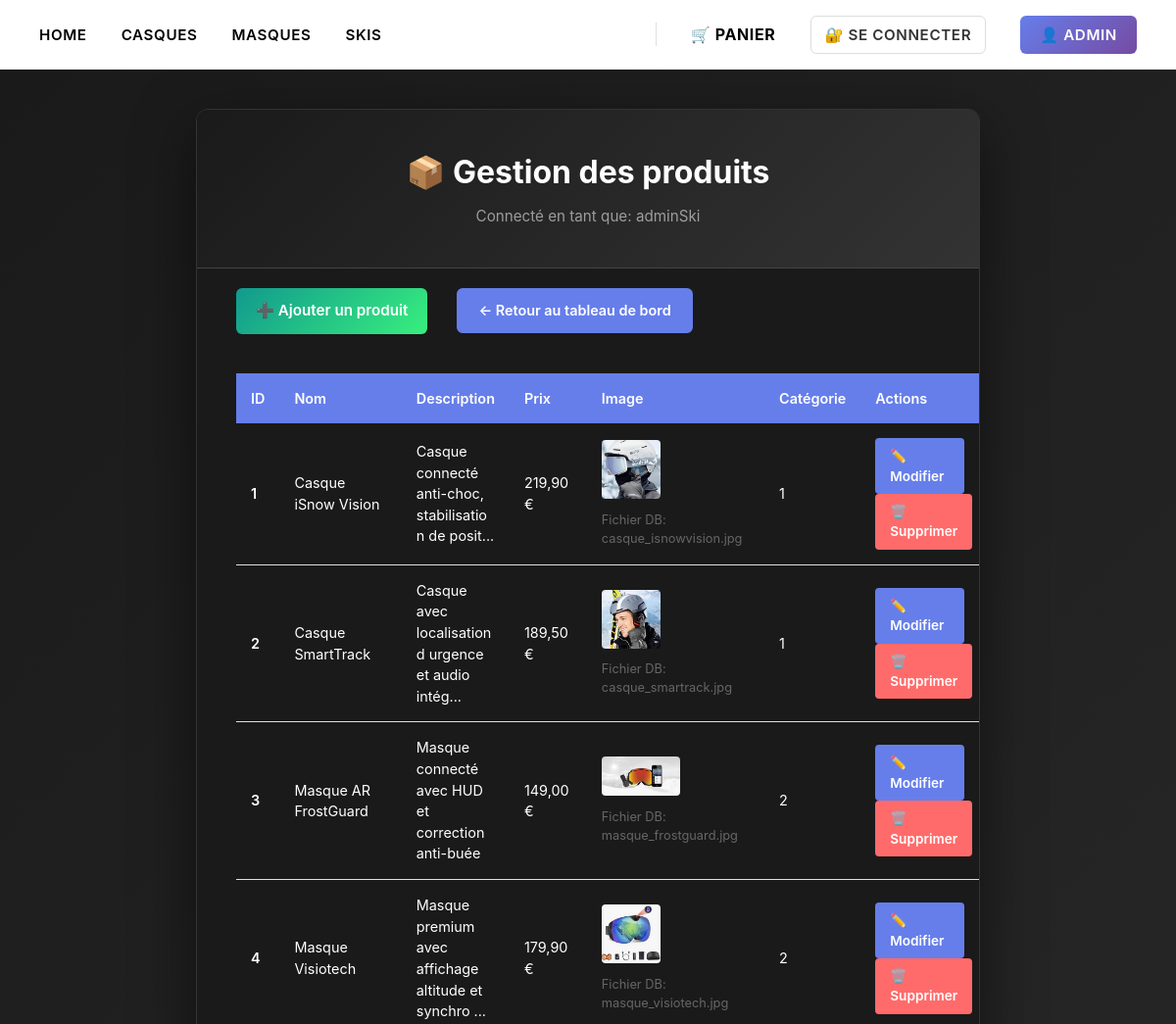
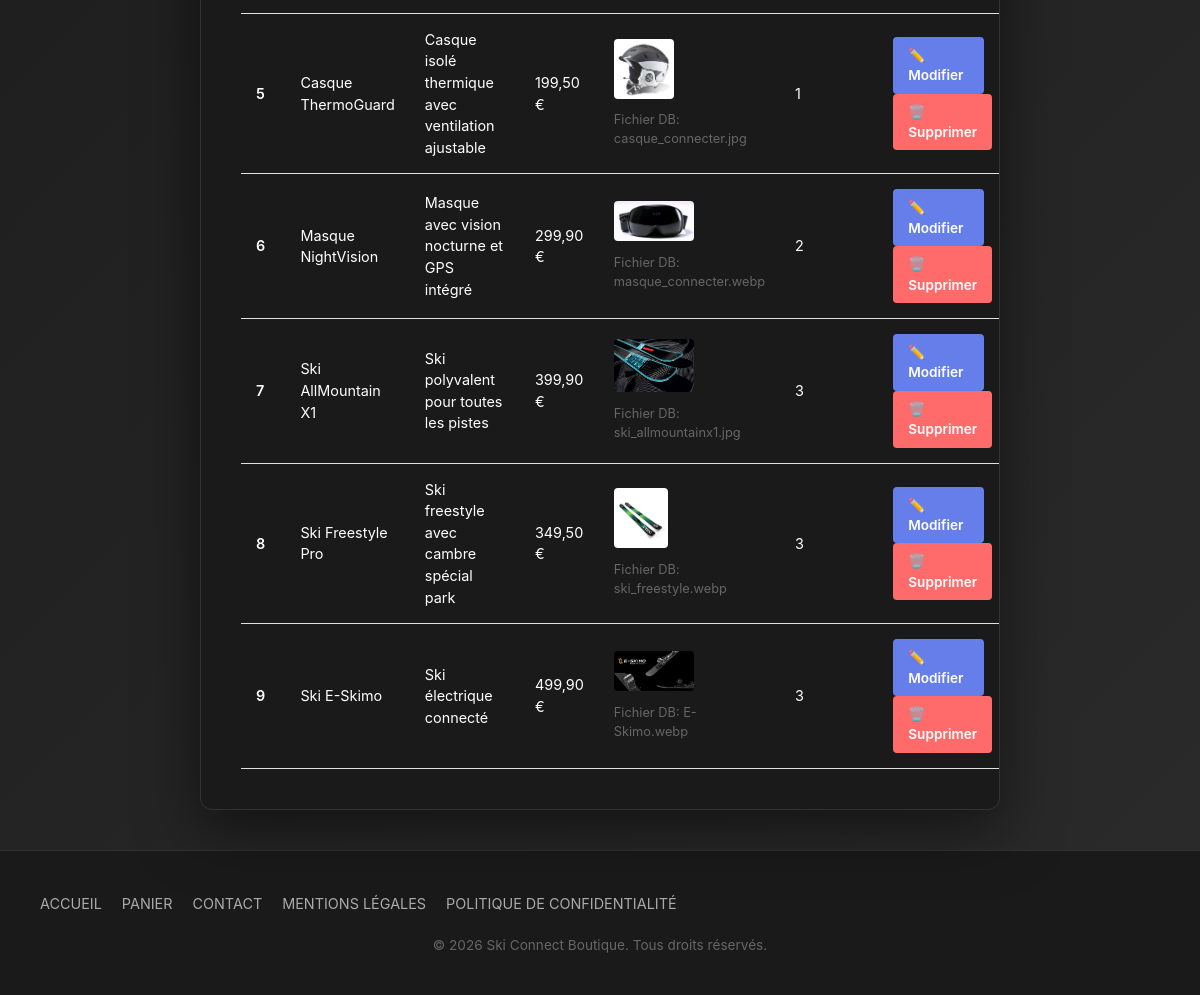
The app's page /index.php?controleur=Admin&action=afficherGestionProduits (signed in) with its own data (2 pictures, top to bottom).
### tables this page shows
CREATE TABLE IF NOT EXISTS `produit` (
  `id` int NOT NULL AUTO_INCREMENT,
  `nom` varchar(50) DEFAULT NULL,
  `description` varchar(100) DEFAULT NULL,
  `quantite` int DEFAULT NULL,
  `prix` decimal(6,2) DEFAULT NULL,
  `image` varchar(100) DEFAULT NULL,
  `idCategorie` int DEFAULT NULL,
  `idFournisseur` int DEFAULT NULL,
  PRIMARY KEY (`id`),
  KEY `idCategorie` (`idCategorie`),
  KEY `idFournisseur` (`idFournisseur`)
);

### application/vues/partie_admin/v_gestion_produits.inc.php (called while the page is built)
<?php
require Chemins::VUES_ADMIN . 'v_admin_produits.inc.php';
?>

### application/modeles/ModelePDO.class.php (called while the page is built, shortened)
<?php
class ModelePDO
{
    protected static $serveur = MysqlConfig::SERVEUR;
    protected static $port = MysqlConfig::PORT;
    protected static $base = MysqlConfig::BASE;
    protected static $utilisateur = MysqlConfig::UTILISATEUR;
    protected static $passe = MysqlConfig::MOT_DE_PASSE;
    protected static $pdo = null;
    protected static $pdoStResults = null;
    protected static $requete = "";
    protected static $resultat = null;
    public static function seConnecter()
    {
        if (self::$pdo === null) {
            try {
                self::$pdo = new PDO(
                    'mysql:host=' . self::$serveur . ';port=' . self::$port . ';dbname=' . self::$base,
                    self::$utilisateur,
                    self::$passe
                );
                self::$pdo->setAttribute(PDO::ATTR_ERRMODE, PDO::ERRMODE_EXCEPTION);
                self::$pdo->setAttribute(PDO::ATTR_DEFAULT_FETCH_MODE, PDO::FETCH_OBJ);
                self::$pdo->query("SET CHARACTER SET utf8");
            } catch (PDOException $e) {
                die('Erreur de connexion à la base de données : ' . $e->getMessage());
            }
        }
        return self::$pdo;
    }
    protected static function getLesTuples($table)
    {
        self::$requete = "SELECT * FROM " . $table;
        self::$pdoStResults = self::$pdo->prepare(self::$requete);
        self::$pdoStResults->execute();
        self::$resultat = self::$pdoStResults->fetchAll();
        return self::$resultat;
    }
}

### application/modeles/GestionBoutique.class.php (called while the page is built, shortened)
<?php
require_once __DIR__ . '/ModelePDO.class.php';
class GestionBoutique extends ModelePDO
{
    public static function getLesProduits()
    {
        return self::getLesTuples("Produit");
    }
}

### application/vues/partie_admin/v_admin_produits.inc.php (the view, shortened to what this page needs)
<section class="admin-section">
    <div class="admin-container">
        <div class="admin-box">
            <div class="admin-header">
                <h1>📦 Gestion des produits</h1>
                <p>Connecté en tant que: <?php echo htmlspecialchars($_SESSION['login_admin']); ?></p>
            </div>
            <div class="admin-actions" style="display: flex; gap: 15px; align-items: center;">
                <a href="index.php?controleur=Admin&action=afficherAjouterProduit" class="btn-add">➕ Ajouter un produit</a>
                <a href="index.php?controleur=Admin&action=afficherIndex" class="btn-back">← Retour au tableau de bord</a>
            </div>
            <?php if (empty($lesProduits)) : ?>
                <div class="admin-empty">
                    <p>Aucun produit disponible.</p>
                </div>
            <?php else : ?>
                <div class="admin-table-wrapper">
                    <table class="admin-table">
                        <thead>
                            <tr>
                                <th>ID</th>
                                <th>Nom</th>
                                <th>Description</th>
                                <th>Prix</th>
                                <th>Image</th>
                                <th>Catégorie</th>
                                <th>Actions</th>
                            </tr>
                        </thead>
                        <tbody>
                            <?php foreach ($lesProduits as $produit) : ?>
                                <tr>
                                    <td class="cell-id"><?php echo htmlspecialchars($produit->id); ?></td>
                                    <td class="cell-name"><?php echo htmlspecialchars($produit->nom); ?></td>
                                    <td class="cell-desc"><?php echo htmlspecialchars(substr($produit->description, 0, 50)) . (strlen($produit->description) > 50 ? '...' : ''); ?></td>
                                    <td class="cell-price"><?php echo number_format($produit->prix, 2, ',', ' '); ?> €</td>
                                    <td class="cell-image">
                                        <?php
                                        $stored = !empty($produit->image) ? $produit->image : '';
                                        $path = Chemins::IMAGES . 'produits/' . $stored;
                                        if (empty($stored) || !file_exists($path)) {
                                            $img = 'masque_connecter_affichage.png';
                                        } else {
                                            $img = $stored;
                                        }
                                        ?>
                                        <img src="<?php echo Chemins::IMAGES . 'produits/' . htmlspecialchars($img); ?>" alt="<?php echo htmlspecialchars($produit->nom); ?>" />
                                        <div style="font-size:0.8rem;color:#666;margin-top:6px;">Fichier DB: <?php echo htmlspecialchars($stored ?: '[vide]'); ?></div>
                                    </td>
                                    <td class="cell-category"><?php echo htmlspecialchars($produit->idCategorie); ?></td>
                                    <td class="cell-actions">
                                        <a href="index.php?controleur=Admin&action=afficherModifierProduit&idProduit=<?php echo intval($produit->id); ?>" class="btn-edit">
                                            ✏️ Modifier
                                        </a>
                                        <a href="index.php?controleur=Admin&action=supprimerProduit&idProduit=<?php echo intval($produit->id); ?>" class="btn-delete" onclick="return confirm('Confirmation : Voulez-vous vraiment supprimer ce produit ?');">
                                            🗑️ Supprimer
                                        </a>
                                    </td>
                                </tr>
                            <?php endforeach; ?>
                        </tbody>
                    </table>
                </div>
            <?php endif; ?>
        </div>
    </div>
</section>

### public/styles/style.css (style rules this page uses)
* { margin: 0; padding: 0; box-sizing: border-box; }
html, body { width: 100%; height: 100%; }
body { background: #000; color: #fff; font-family: -apple-system, BlinkMacSystemFont, 'Segoe UI', Roboto, Helvetica, Arial, sans-serif; line-height: 1.5; }
section { background: #000; padding: 40px; width: 100%; margin: 0; border: none; box-shadow: none; }
.admin-section { background: linear-gradient(135deg, #1a1a1a 0%, #2a2a2a 100%); min-height: calc(100vh - 70px); display: flex; align-items: center; justify-content: center; padding: 40px 20px; }
.admin-container { width: 100%; max-width: 800px; }
.admin-box { background: #1a1a1a; color: #fff; border-radius: 12px; border: 1px solid #333; box-shadow: 0 20px 60px rgba(0, 0, 0, 0.5); overflow: hidden; }
.admin-header { background: linear-gradient(135deg, #1a1a1a 0%, #333 100%); color: #fff; padding: 40px; text-align: center; border-bottom: 1px solid #444; }
.admin-header h1 { font-size: 2rem; margin: 0 0 10px 0; font-weight: 700; }
.admin-header p { font-size: 0.95rem; margin: 0; opacity: 0.9; color: #aaa; }
.btn-add { display: inline-block; padding: 12px 20px; background: linear-gradient(135deg, #11998e 0%, #38ef7d 100%); color: #fff; border: none; border-radius: 6px; font-size: 0.95rem; font-weight: 600; cursor: pointer; transition: all 0.3s; text-decoration: none; margin-right: 15px; }
.btn-deconnect, .btn-back { padding: 10px 20px; border-radius: 6px; text-decoration: none; font-weight: 600; font-size: 0.9rem; transition: all 0.3s; border: 2px solid transparent; }
.btn-back { background: #667eea; color: #fff; border-color: #667eea; }
.admin-actions { padding: 20px 40px 0 40px; }
.admin-table-wrapper { padding: 40px; overflow-x: auto; }
.admin-table { width: 100%; border-collapse: collapse; font-size: 0.9rem; }
.admin-table thead { background: #667eea; color: #fff; }
.admin-table thead th { padding: 15px; text-align: left; font-weight: 600; }
.admin-table tbody tr { border-bottom: 1px solid #e0e0e0; transition: background 0.2s; }
.admin-table tbody td { padding: 15px; }
.admin-table .cell-image img { max-width: 80px; max-height: 60px; border-radius: 4px; }
.admin-table .cell-id { color: #fff; font-weight: 600; }
.admin-table .cell-desc { max-width: 200px; word-break: break-word; }
.btn-delete { display: inline-block; padding: 8px 15px; background: #ff6b6b; color: #fff; text-decoration: none; border-radius: 4px; font-size: 0.85rem; font-weight: 600; transition: all 0.3s; border: none; cursor: pointer; }
.btn-edit { display: inline-block; padding: 8px 15px; background: #667eea; color: #fff; text-decoration: none; border-radius: 4px; font-size: 0.85rem; font-weight: 600; transition: all 0.3s; border: none; cursor: pointer; margin-right: 8px; }

### records on screen
produit: id "1", nom "Casque iSnow Vision", description "Casque connecté anti-choc, stabilisation de posit", prix "219,90", image (picture), image "casque_isnowvision.jpg", idCategorie "1"
produit: id "2", nom "Casque SmartTrack", description "Casque avec localisation d urgence et audio intég", prix "189,50", image (picture), image "casque_smartrack.jpg", idCategorie "1"
produit: id "3", nom "Masque AR FrostGuard", description "Masque connecté avec HUD et correction anti-buée", prix "149,00", image (picture), image "masque_frostguard.jpg", idCategorie "2"
produit: id "4", nom "Masque Visiotech", description "Masque premium avec affichage altitude et synchro", prix "179,90", image (picture), image "masque_visiotech.jpg", idCategorie "2"
produit: id "5", nom "Casque ThermoGuard", description "Casque isolé thermique avec ventilation ajustable", prix "199,50", image (picture), image "casque_connecter.jpg", idCategorie "1"
produit: id "6", nom "Masque NightVision", description "Masque avec vision nocturne et GPS intégré", prix "299,90", image (picture), image "masque_connecter.webp", idCategorie "2"
produit: id "7", nom "Ski AllMountain X1", description "Ski polyvalent pour toutes les pistes", prix "399,90", image (picture), image "ski_allmountainx1.jpg", idCategorie "3"
produit: id "8", nom "Ski Freestyle Pro", description "Ski freestyle avec cambre spécial park", prix "349,50", image (picture), image "ski_freestyle.webp", idCategorie "3"
produit: id "9", nom "Ski E-Skimo", description "Ski électrique connecté", prix "499,90", image (picture), image "E-Skimo.webp", idCategorie "3"

### other values on screen
$_SESSION['login_admin'] "adminSki"
